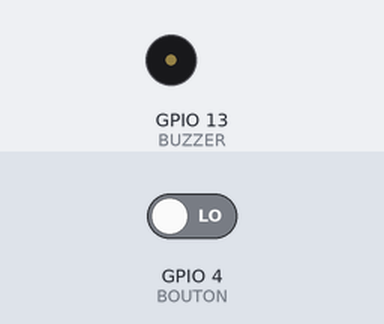
The sketch below on a simulated ESP32. Shown: buzzer (waves = sounding, pin HIGH). Inputs (shaded band) come from the test bench; at power-on: GPIO 4 (BOUTON) LOW.

Above: at 0.97 s.
1.3 s: GPIO 4 (BOUTON) driven HIGH
At 1.3 s:
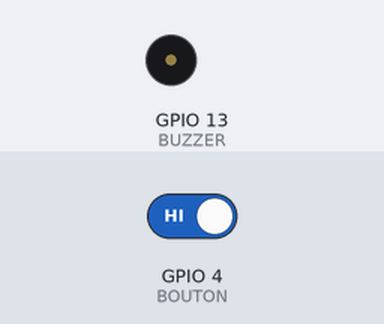
2.8 s: GPIO 4 (BOUTON) driven LOW
At 3.02 s:
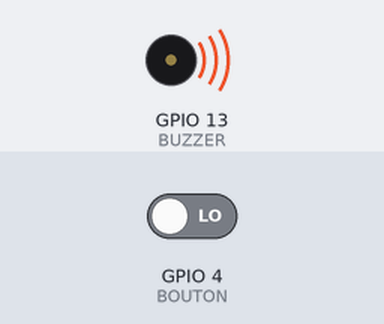
Timing chart, 0 to 11.8 s (numbered marks = the images above; inputs shaded):
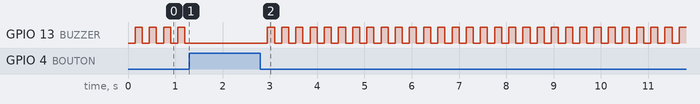

Measured:
- after the input at 1.3 s, GPIO 13 (BUZZER): stops changing and stays LOW
- after the input at 2.8 s, GPIO 13 (BUZZER): alternates HIGH for 0.15 s and LOW for 0.15 s, starting after 0.15 s
- by itself, GPIO 13 (BUZZER): alternates HIGH for 0.15 s and LOW for 0.15 s

The sketch:

alarme_button.ino
```cpp
/*
 * Freenove ESP32-WROVER
 * Chapitre 7 - Alarme a impulsions
 *
 * GPIO 13 : buzzer via transistor
 * GPIO 4  : bouton actif LOW
 */

const int BUZZER = 13;
const int BOUTON = 4;

bool buzzerAllume = false;
unsigned long dernierChangement = 0;

void setup() {
  Serial.begin(115200);

  pinMode(BUZZER, OUTPUT);
  pinMode(BOUTON, INPUT);

  digitalWrite(BUZZER, LOW);
}

void loop() {
  bool appuye = digitalRead(BOUTON) == LOW;

  if (appuye) {
    // Toutes les 150 ms, inverser l'etat du buzzer
    if (millis() - dernierChangement >= 150) {
      dernierChangement = millis();

      buzzerAllume = !buzzerAllume;

      digitalWrite(
        BUZZER,
        buzzerAllume ? HIGH : LOW
      );
    }
  } else {
    // Arret immediat au relachement
    buzzerAllume = false;
    digitalWrite(BUZZER, LOW);
    dernierChangement = millis();
  }
}
```
